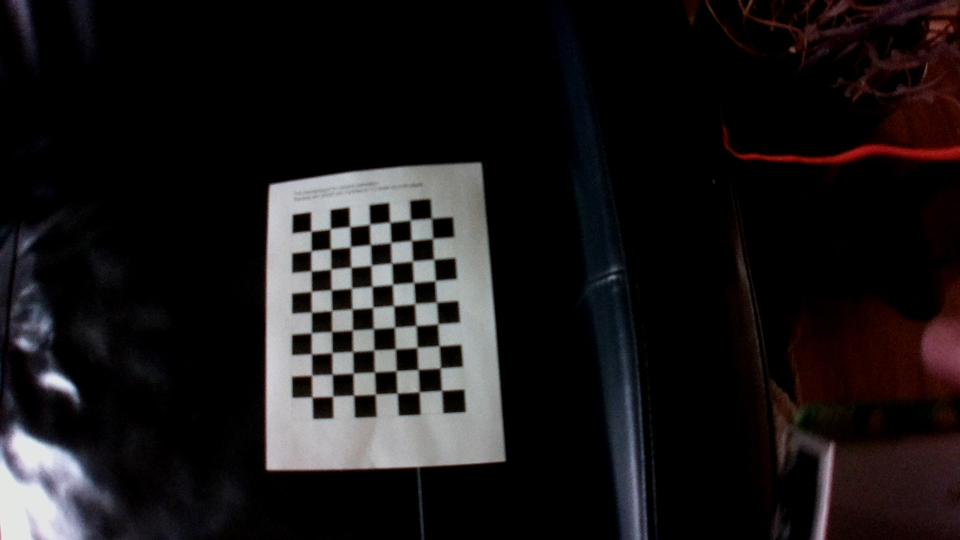
#> input picture camera_calibration/calibration_images_arducam/calib_image_0.jpg, 1920 x 1080 px (shown at 1/2 size); its folder holds 4 pictures in this run
$ python calibrate_pinhole.py
#> lines starting #> are read from the running program, lines starting #| are printed output that depends on the picture; after the words box and inside, x2 and y2 are one past the last pixel; in counts of white or black regions, pixels touching at a corner belong together
# --------------------------------------------------------------------------------------------- #
#
# This is a script for calibrating a single camera. It requires that you first have taken a
# series of calibration images using a chessboard pattern. All of the parameters at the top
# should be set according to your particular usage before running the script. For background,
# see the following links:
#
# https://docs.opencv.org/3.2.0/dc/dbb/tutorial_py_calibration.html
# https://docs.opencv.org/2.4/modules/calib3d/doc/camera_calibration_and_3d_reconstruction.html
#
# The code explained in these links was modified to create this script.
#
# Usage instructions:
# Press 'y' for each frame if the marked corners seem accurate. Otherwise, press any other key
# and that frame won't be used for calibration. Be sure to specify the correct paths for loading
# the images and saving the results.
#
# --------------------------------------------------------------------------------------------- #

# Import required packages
import cv2
import os
import yaml
import numpy as np

# PARAMETERS FOR OUR SETUP - MAKE SURE THESE ARE CORRECT
CB_COLS = 9
CB_ROWS = 7
CB_SQUARE_SIZE = 20 # mm
IMG_SIZE = (640,480) # pixels
OPEN_PATH = "./calibration_images_arducam/" # Calibration image directory
SAVE_PATH = "calibration_parameters/arducam_1_11.yaml" # To save camera parameters

# termination criteria for finding sub-pixel corner positions
criteria = (cv2.TERM_CRITERIA_EPS + cv2.TERM_CRITERIA_MAX_ITER, 30, 0.001)

# load path names of images to be used for calibration
fnames = os.listdir(OPEN_PATH)

# list to store 'image points' - these are the coordinates of the corners that
# we find in the image using findChessBoardCorners.
image_points = []

# list to store 'object points' - these are the 'true' XYZ coordinates of the
# chessboard corners. Units are whatever we make them to be. The object points
# will be the same for all images. We compute them once, then use for every image
op_single_img = np.zeros((CB_ROWS * CB_COLS, 3), np.float32)
op_single_img[:, 0:2] = np.mgrid[0:CB_ROWS, 0:CB_COLS].T.reshape(-1,2)
op_single_img = op_single_img * CB_SQUARE_SIZE
object_points = []

# Extract corner information from each of the images
for fname in fnames:

    # Load image, convert to grayscale
    img = cv2.imread(OPEN_PATH + fname)
#> img is the input picture: shape (1080, 1920, 3); mean B, G, R 24.9, 24, 27
    gray = cv2.cvtColor(img, cv2.COLOR_BGR2GRAY)
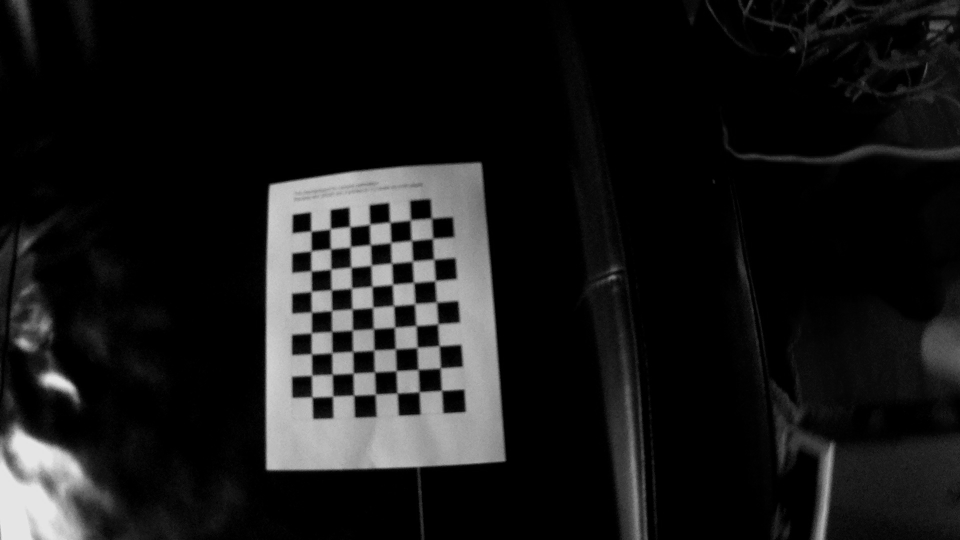
#> gray: shape (1080, 1920) (shown at 1/2 size); min 0, max 235, mean 25

    # Find corners in the image
    ret, corners = cv2.findChessboardCorners(gray, (CB_ROWS, CB_COLS), None)
#> ret = True; corners = 63 rows, first 8: [622, 463], [660.5, 458], [699.5, 454], [739, 449], [780, 444.5], [821, 440.5], [863.5, 437], [622.5, 502]

    # If corners found, continue, else skip this image, print a warning
    if ret:

        # Improve corner accuracy
        better_corners = cv2.cornerSubPix(gray, corners, (11, 11), (-1, -1), criteria)
#> better_corners = 63 rows, first 8: [622.5, 462.6], [661, 458.1], [700, 453.7], [740, 448.6], [780.4, 445], [821.4, 440.2], [863.4, 436.7], [622.6, 502.2]

        # Display to make sure corner points are correct
        cv2.drawChessboardCorners(img, (CB_ROWS, CB_COLS), better_corners, ret)
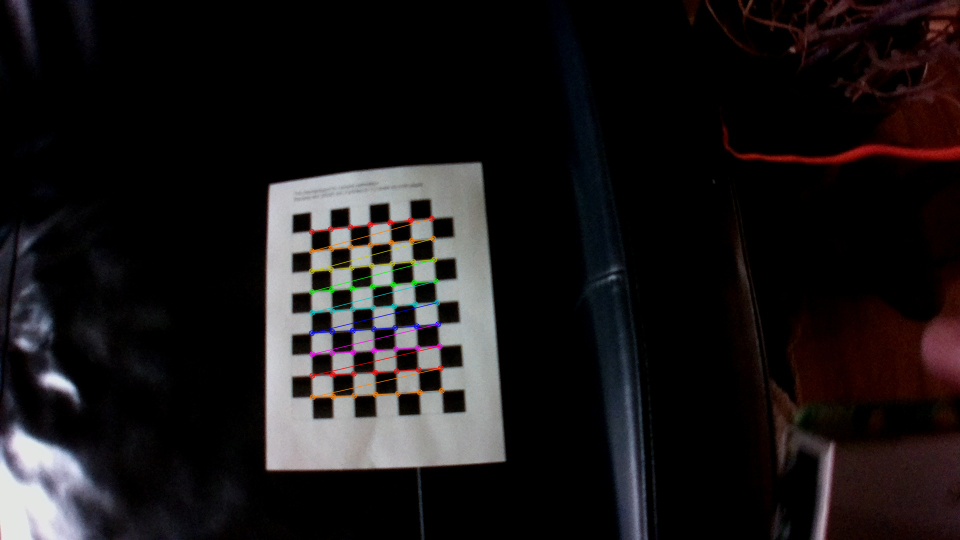
#> img: shape (1080, 1920, 3) (shown at 1/2 size); 0.86% of pixels changed, all inside (x1, y1, x2, y2) = (617, 431, 890, 801)
        cv2.imshow('img', img)

        # Wait for response
        if cv2.waitKey(0) & 0xFF == ord('y'):

            # Add points to the full list as well as another copy of object points
#> (key Esc is pressed here)
            object_points.append(op_single_img)
            image_points.append(better_corners)

            # Done with this frame
            print("-- processed " + fname + " --")

        # Otherwise, skip the frame
        else:
            print("-- skipped frame " + fname + " --")

    else:
        print("-- unable to find corners in " + fname + ", skipped frame --")
#> pass 2 of the loop `for fname in fnames:`:
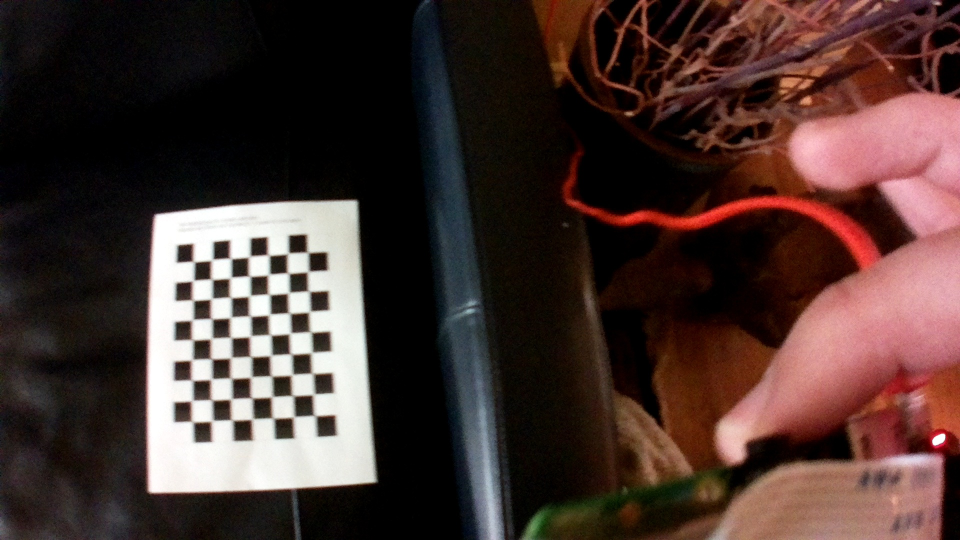
#> input picture camera_calibration/calibration_images_arducam/calib_image_1.jpg, 1920 x 1080 px (shown at 1/2 size)
#> img is the input picture: shape (1080, 1920, 3); mean B, G, R 48.8, 52.7, 72.3
#> `gray = cv2.cvtColor(img, cv2.COLOR_BGR2GRAY)`:
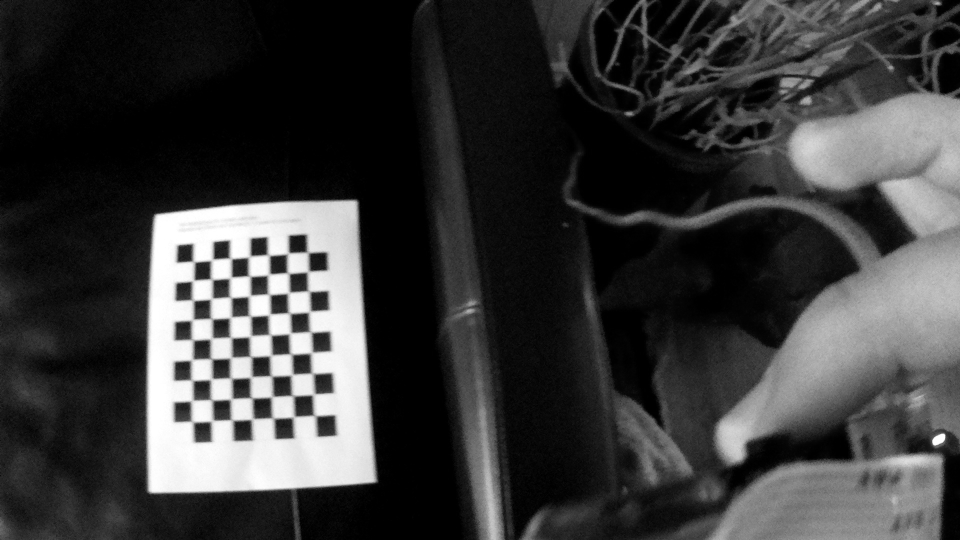
#> gray: shape (1080, 1920) (shown at 1/2 size); min 0, max 255, mean 58.1
#> corners = 63 rows, first 8: [388.2, 523.1], [424, 520.5], [461.5, 517.5], [499.5, 514], [536.5, 511.5], [576, 507.5], [615.5, 505], [387.5, 563]
#> better_corners = 63 rows, first 8: [388.2, 524.1], [424.8, 519.8], [462.2, 517.7], [499.4, 513.5], [537.4, 510.8], [577, 506.7], [615.9, 505.3], [386.7, 561.6]
#> `cv2.drawChessboardCorners(img, (CB_ROWS, CB_COLS), better_corners, ret)`:
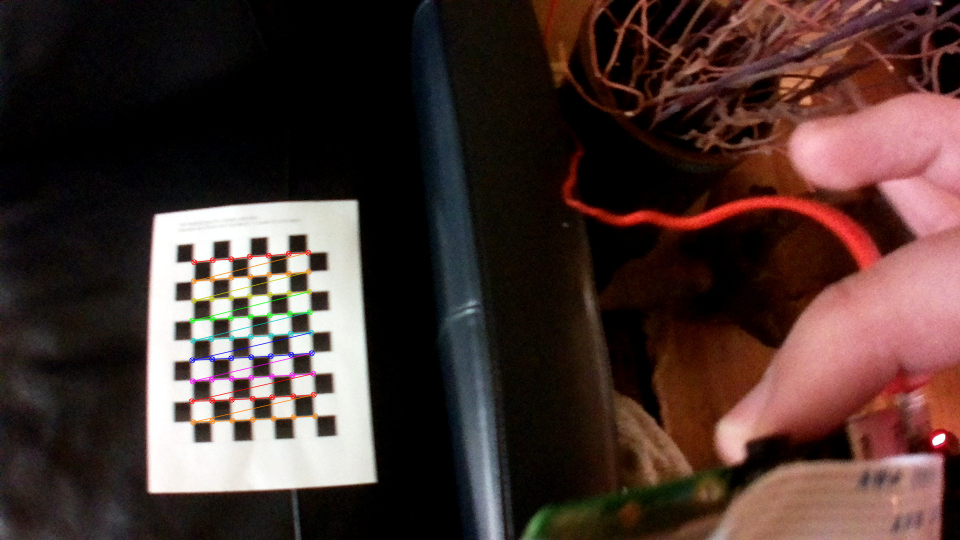
#> img: shape (1080, 1920, 3) (shown at 1/2 size); 0.82% of pixels changed, all inside (x1, y1, x2, y2) = (377, 499, 637, 851)
#> (key Enter is pressed here)
#> pass 3 of the loop `for fname in fnames:`:
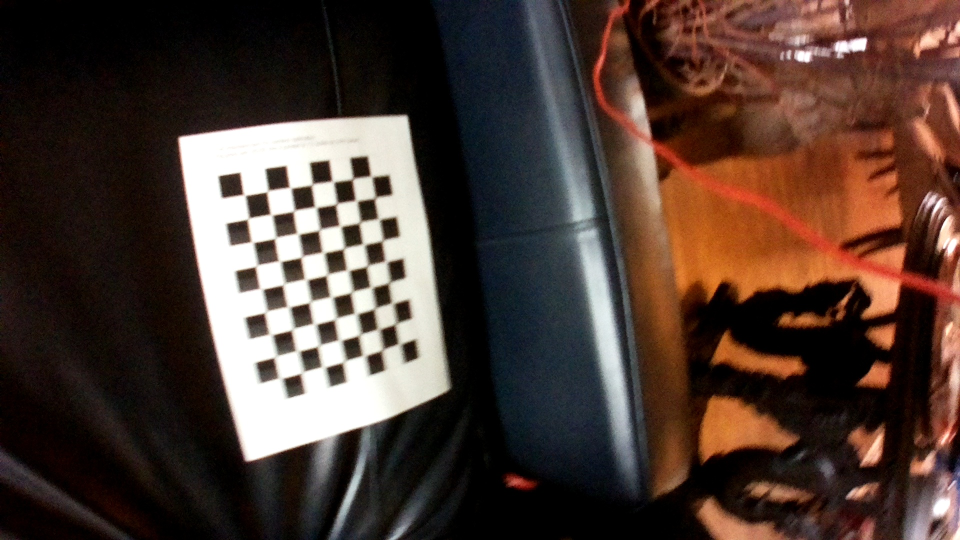
#> input picture camera_calibration/calibration_images_arducam/calib_image_10.jpg, 1920 x 1080 px (shown at 1/2 size)
#> img is the input picture: shape (1080, 1920, 3); mean B, G, R 51.3, 59.1, 77.7
#> `gray = cv2.cvtColor(img, cv2.COLOR_BGR2GRAY)`:
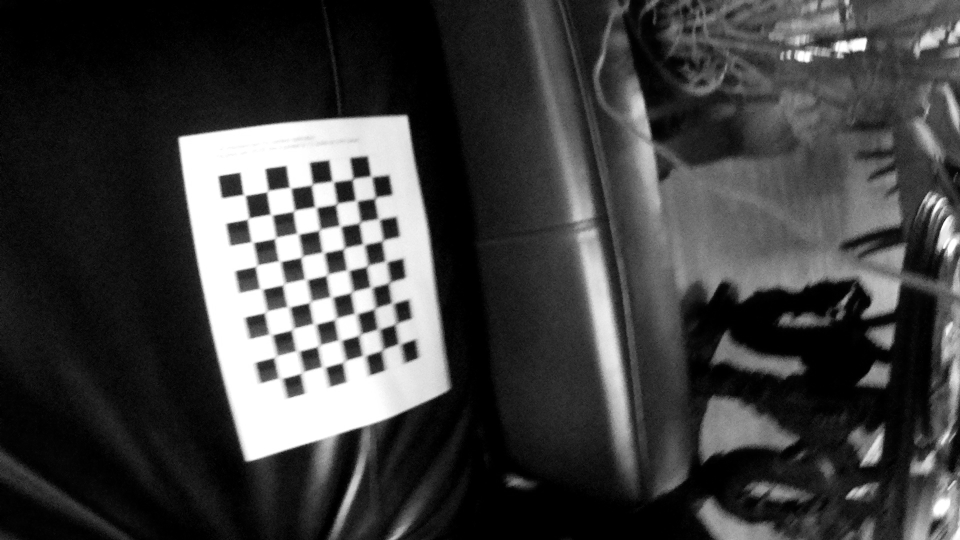
#> gray: shape (1080, 1920) (shown at 1/2 size); min 0, max 255, mean 63.7
#> corners = 63 rows, first 8: [488.5, 391], [535, 382.5], [581.5, 375.5], [625, 369.5], [665.5, 363.5], [705.6, 357.6], [743, 352], [497, 437]
#> better_corners = 63 rows, first 8: [488.4, 390.1], [535.3, 382.7], [581, 376], [624.4, 369.4], [666.3, 363.6], [706, 358], [742.6, 353.2], [496.6, 437.8]
#> `cv2.drawChessboardCorners(img, (CB_ROWS, CB_COLS), better_corners, ret)`:
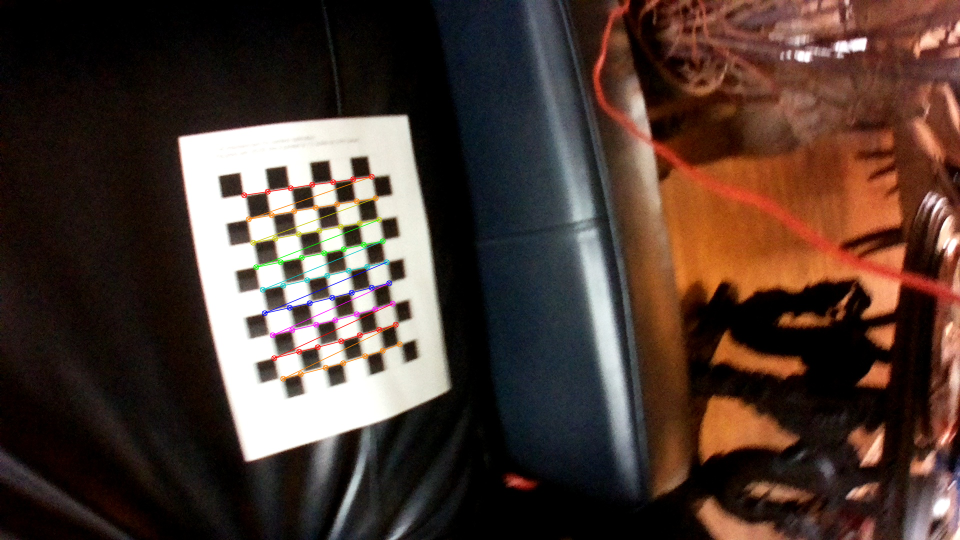
#> img: shape (1080, 1920, 3) (shown at 1/2 size); 0.84% of pixels changed, all inside (x1, y1, x2, y2) = (482, 347, 806, 764)
#> the loop made 4 passes; the first 3 are shown

cv2.destroyAllWindows()

# Calibrate using the corner gps_data
#> (the run stopped early here; a loop or call above may not have finished)
